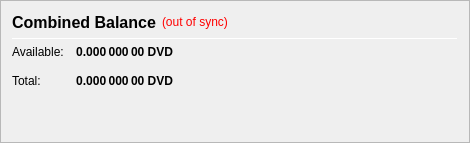
                   <widget class="QFrame" name="frame_CombinedBalances">
                    <property name="minimumSize">
                     <size>
                      <width>470</width>
                      <height>0</height>
                     </size>
                    </property>
                    <property name="frameShape">
                     <enum>QFrame::StyledPanel</enum>
                    </property>
                    <property name="frameShadow">
                     <enum>QFrame::Raised</enum>
                    </property>
                    <layout class="QVBoxLayout" name="verticalLayout_5">
                     <item>
                      <layout class="QHBoxLayout" name="horizontalLayout_5" stretch="0,0,0">
                       <item>
                        <widget class="QLabel" name="label_5z">
                         <property name="minimumSize">
                          <size>
                           <width>0</width>
                           <height>20</height>
                          </size>
                         </property>
                         <property name="font">
                          <font>
                           <pointsize>12</pointsize>
                           <weight>75</weight>
                           <bold>true</bold>
                          </font>
                         </property>
                         <property name="toolTip">
                          <string>Combined Balance (including unconfirmed and immature coins)</string>
                         </property>
                         <property name="text">
                          <string>Combined Balance</string>
                         </property>
                        </widget>
                       </item>
                       <item>
                        <widget class="QLabel" name="labelWalletStatus">
                         <property name="cursor">
                          <cursorShape>WhatsThisCursor</cursorShape>
                         </property>
                         <property name="toolTip">
                          <string>The displayed information may be out of date. Your wallet automatically synchronizes with the Dividend network after a connection is established, but this process has not completed yet.</string>
                         </property>
                         <property name="styleSheet">
                          <string notr="true">QLabel { color: red; }</string>
                         </property>
                         <property name="text">
                          <string notr="true">(out of sync)</string>
                         </property>
                         <property name="alignment">
                          <set>Qt::AlignLeading|Qt::AlignLeft|Qt::AlignVCenter</set>
                         </property>
                        </widget>
                       </item>
                       <item>
                        <spacer name="horizontalSpacer_1">
                         <property name="orientation">
                          <enum>Qt::Horizontal</enum>
                         </property>
                         <property name="sizeHint" stdset="0">
                          <size>
                           <width>40</width>
                           <height>20</height>
                          </size>
                         </property>
                        </spacer>
                       </item>
                      </layout>
                     </item>
                     <item>
                      <widget class="Line" name="line_CombinedBalance">
                       <property name="minimumSize">
                        <size>
                         <width>0</width>
                         <height>1</height>
                        </size>
                       </property>
                       <property name="maximumSize">
                        <size>
                         <width>16777215</width>
                         <height>1</height>
                        </size>
                       </property>
                       <property name="orientation">
                        <enum>Qt::Horizontal</enum>
                       </property>
                      </widget>
                     </item>
                     <item>
                      <layout class="QGridLayout" name="gridLayout_3">
                       <property name="spacing">
                        <number>12</number>
                       </property>
                       <item row="1" column="0">
                        <widget class="QLabel" name="labelBalanceTextz">
                         <property name="text">
                          <string>Available:</string>
                         </property>
                        </widget>
                       </item>
                       <item row="1" column="1">
                        <widget class="QLabel" name="labelBalancez">
                         <property name="font">
                          <font>
                           <weight>75</weight>
                           <bold>true</bold>
                          </font>
                         </property>
                         <property name="cursor">
                          <cursorShape>IBeamCursor</cursorShape>
                         </property>
                         <property name="toolTip">
                          <string>Your current spendable balance</string>
                         </property>
                         <property name="text">
                          <string notr="true">0.000 000 00 DVD</string>
                         </property>
                         <property name="alignment">
                          <set>Qt::AlignRight|Qt::AlignTrailing|Qt::AlignVCenter</set>
                         </property>
                         <property name="textInteractionFlags">
                          <set>Qt::LinksAccessibleByMouse|Qt::TextSelectableByKeyboard|Qt::TextSelectableByMouse</set>
                         </property>
                        </widget>
                       </item>
                       <item row="2" column="0">
                        <widget class="QLabel" name="labelTotalTextz">
                         <property name="text">
                          <string>Total:</string>
                         </property>
                        </widget>
                       </item>
                       <item row="2" column="1">
                        <widget class="QLabel" name="labelTotalz">
                         <property name="font">
                          <font>
                           <weight>75</weight>
                           <bold>true</bold>
                          </font>
                         </property>
                         <property name="cursor">
                          <cursorShape>IBeamCursor</cursorShape>
                         </property>
                         <property name="toolTip">
                          <string>Total Balance, including all unavailable coins.</string>
                         </property>
                         <property name="text">
                          <string notr="true">0.000 000 00 DVD</string>
                         </property>
                         <property name="alignment">
                          <set>Qt::AlignRight|Qt::AlignTrailing|Qt::AlignVCenter</set>
                         </property>
                         <property name="textInteractionFlags">
                          <set>Qt::LinksAccessibleByMouse|Qt::TextSelectableByKeyboard|Qt::TextSelectableByMouse</set>
                         </property>
                        </widget>
                       </item>
                       <item row="2" column="3">
                        <spacer name="horizontalSpacer_2">
                         <property name="orientation">
                          <enum>Qt::Horizontal</enum>
                         </property>
                         <property name="sizeHint" stdset="0">
                          <size>
                           <width>40</width>
                           <height>20</height>
                          </size>
                         </property>
                        </spacer>
                       </item>
                      </layout>
                     </item>
                     <item>
                      <spacer name="verticalSpacer_1">
                       <property name="orientation">
                        <enum>Qt::Vertical</enum>
                       </property>
                       <property name="sizeHint" stdset="0">
                        <size>
                         <width>20</width>
                         <height>40</height>
                        </size>
                       </property>
                      </spacer>
                     </item>
                    </layout>
                   </widget>
